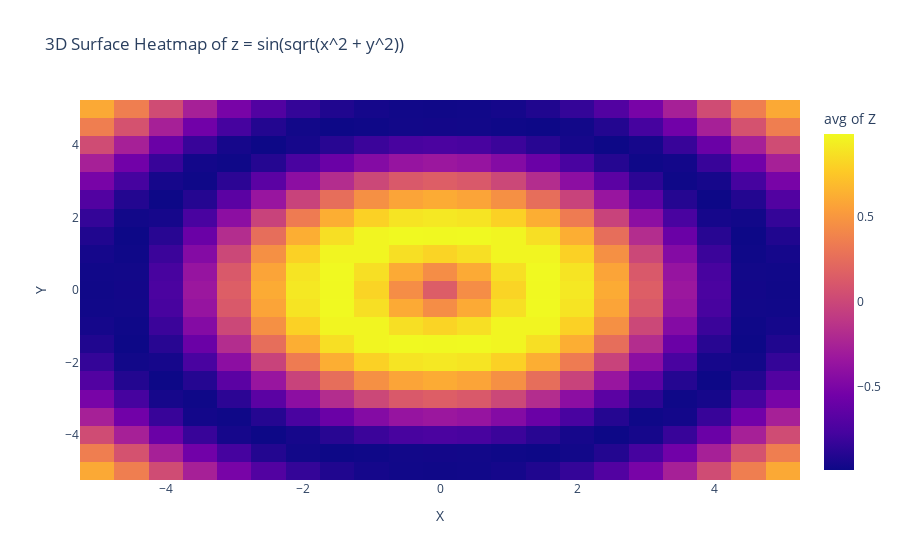

Write notebook code for a chart like this one.
### Markdown cell above
### Q4

### Code cell
import numpy as np
import pandas as pd
import plotly.express as px

x = np.linspace(-5, 5, 100)
y = np.linspace(-5, 5, 100)
x, y = np.meshgrid(x, y)
z = np.sin(np.sqrt(x**2 + y**2))

df = pd.DataFrame({
    'X': x.flatten(),
    'Y': y.flatten(),
    'Z': z.flatten()
})

fig = px.density_heatmap(df, x='X', y='Y', z='Z', histfunc="avg", nbinsx=50, nbinsy=50,
                         title='3D Surface Heatmap of z = sin(sqrt(x^2 + y^2))')
fig.show()

### Figure 1 — Plotly figure (JSON) as saved in the notebook; plotly's stock layout.template omitted (floating-point values rounded to 4 significant figures; data arrays with more than 128 entries replaced by an {"elided": "..."} marker saying what was removed)
{"data": [{"coloraxis": "coloraxis", "histfunc": "avg", "hovertemplate": "X=%{x}<br>Y=%{y}<br>avg of Z=%{z}<extra></extra>", "name": "", "nbinsx": 50, "nbinsy": 50, "type": "histogram2d", "x": {"elided": "10000 float values"}, "xaxis": "x", "xbingroup": "x", "y": {"elided": "10000 float values"}, "yaxis": "y", "ybingroup": "y", "z": {"elided": "10000 float values"}}], "layout": {"coloraxis": {"colorbar": {"title": {"text": "avg of Z"}}, "colorscale": [[0, "#0d0887"], [0.1111, "#46039f"], [0.2222, "#7201a8"], [0.3333, "#9c179e"], [0.4444, "#bd3786"], [0.5556, "#d8576b"], [0.6667, "#ed7953"], [0.7778, "#fb9f3a"], [0.8889, "#fdca26"], [1, "#f0f921"]]}, "legend": {"tracegroupgap": 0}, "title": {"text": "3D Surface Heatmap of z = sin(sqrt(x^2 + y^2))"}, "xaxis": {"anchor": "y", "domain": [0, 1], "title": {"text": "X"}}, "yaxis": {"anchor": "x", "domain": [0, 1], "title": {"text": "Y"}}}}
